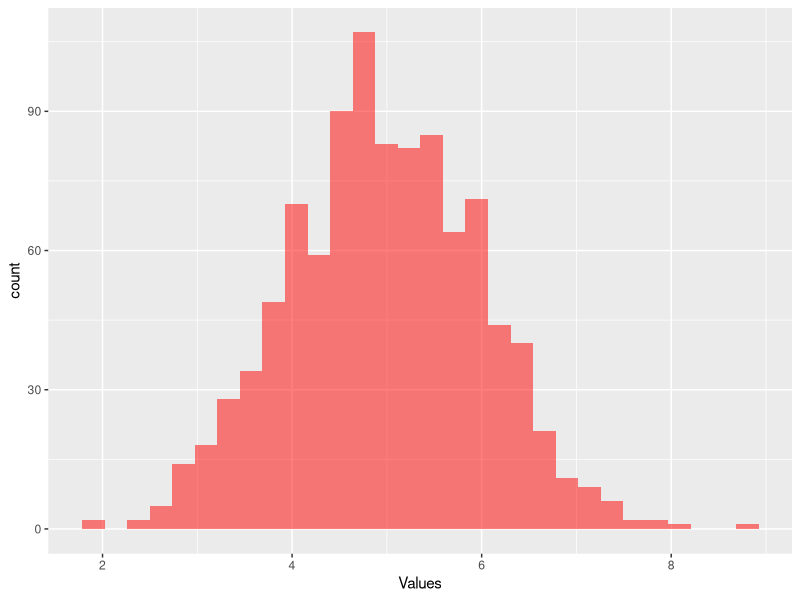

The R source for this figure:
## ---- chunk 1
norm_26 <- rnorm(26)
## ---- chunk 2
# Exclude the mean - fourth element in the vector
summary(norm_26)[-4]
## ---- chunk 3
n <- 100
d <- 10
pois_100 <- matrix(rpois(n, 1), d)
## ---- chunk 4
# max columns randomly gives the index when there is a tie
max_i <- max.col(pois_100)
# index the original values with max_i nice to have the index
pois_100[cbind(seq(10),max_i)]

# Or use apply - tidier solution
apply(X = pois_100, MARGIN = 1, FUN = max)

# Use apply with an anonymous function - flexible
row_max <- apply(X = pois_100, MARGIN = 1, FUN = function(x){max(x)})
## ---- chunk 5
list_r <- list(pois_100, row_max)
## ---- chunk 6
lapply(list_r,FUN = length)

## ---- chunk 7
row_max <- function(x){
  apply(X = x, MARGIN = 1, FUN = function(x){max(x)})
}
row_max(pois_100)
## ---- chunk 8
sim_values <- function(n, dist = "Normal", ...) {
  
  if (tolower(dist) == "normal") {
    mean <- list(...)$mean
    sd <- list(...)$sd
    if (is.null(mean)) {
      mean <- 0
    }
    if (is.null(sd)) {
      sd <- 1
    }
    rnorm(n, mean, sd)
  }
  
  else if (tolower(dist) == "poisson"){
    lambda <- list(...)$lambda
    if (is.null(lambda)) {
      lambda <- 1
    }
    rpois(n, lambda)
  }
  
  else if (tolower(dist) == "binomial") {
    size <- list(...)$size
    prob <- list(...)$prob
    if (is.null(size)) {
      size <- 10
    }
    if (is.null(prob)) {
      prob <- 0.5
    }
    rbinom(n, size, prob)
  }
  
}
## ---- chunk 9
library(ggplot2)
df_sim <- data.frame(Values =sim_values(1000, dist = "NORMAL", mean = 5))

ggplot() + geom_histogram(data = df_sim,mapping = aes(Values), bins = 30,
                          fill = "red", alpha = 0.5)
